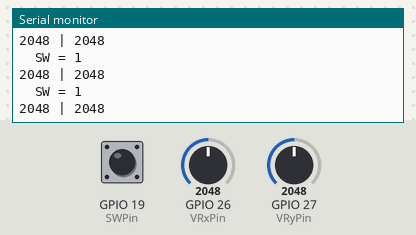
Simulated run of this sketch. Board: ESP32. On the bench: the last lines printed to the serial monitor. The test bench sets the inputs (shaded band); at power-on: GPIO 26 (VRxPin) = 2048, GPIO 27 (VRyPin) = 2048, GPIO 19 (SWPin) HIGH.

Above: at 1.2 s.
1.3 s: GPIO 26 (VRxPin) set to 2866
At 1.56 s:
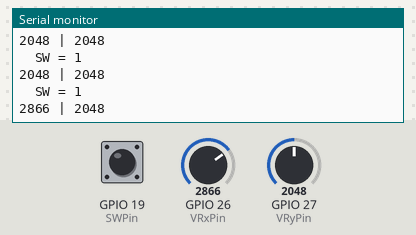
2.8 s: GPIO 27 (VRyPin) set to 2866
At 2.96 s:
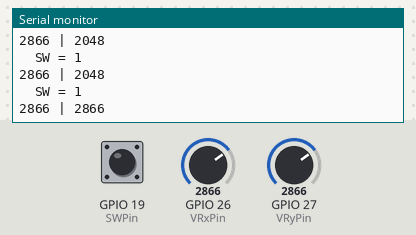
4.3 s: GPIO 19 (SWPin) pulled LOW for 0.25 s
6.0 s: GPIO 26 (VRxPin) set to 3603
At 6.17 s:
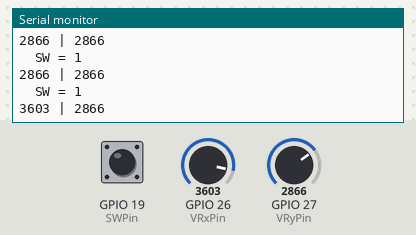
7.5 s: GPIO 27 (VRyPin) set to 3603
At 7.57 s:
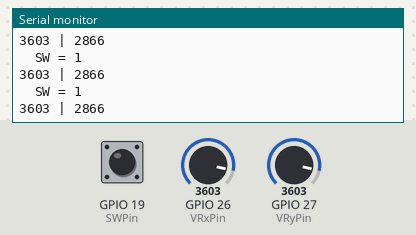
Timing chart, 0 to 10.0 s (numbered marks = the images above; inputs shaded):
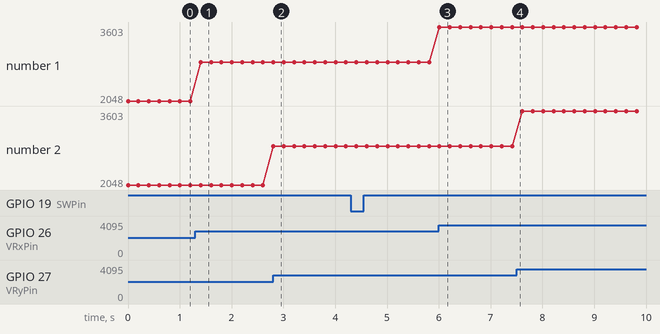

Measured:
- after the input at 1.3 s, the serial monitor: prints a new line after 0.10 s (image 1)
- after the input at 2.8 s, the serial monitor: prints a new line at once (image 2)
- after the input at 6.0 s, the serial monitor: prints a new line at once (image 3)
- plotted number 1: 2048 → 2866 after the input at 1.3 s, 2866 → 3603 after the input at 6.0 s

The sketch:

joystick.ino
```cpp
const int SWPin = 19;     // Joystick switch pin connected to pin 19

const int VRxPin = 26;    // Joystick VRx (horizontal) connected to pin 26
const int VRyPin = 27;    // Joystick VRy (vertical) connected to pin 27

int SW = 0;  // Variable to store the value read from the joystick switch

void setup() {
  Serial.begin(9600);  // Start serial communication at a baud rate of 9600

  // Set the joystick switch pin as input with an internal pull-up resistor enabled
  pinMode(SWPin, INPUT_PULLUP);

  // Set the joystick analog pins as inputs (no pull-up needed for analog)
  pinMode(VRxPin, INPUT_PULLUP);
  pinMode(VRyPin, INPUT_PULLUP);
}

void loop() {
  // Read the digital state of the joystick switch (pressed or not pressed)
  SW = digitalRead(SWPin);

  // Read the analog values of the joystick's VRx (horizontal) and VRy (vertical) axes
  int VRxValue = analogRead(VRxPin);  // Read horizontal position
  int VRyValue = analogRead(VRyPin);  // Read vertical position

  // Print the joystick switch state to the serial monitor
  Serial.print("\tSW = ");
  Serial.println(SW);

  // Print the analog values of the VRx and VRy axes to the serial monitor
  Serial.print(VRxValue);   // Horizontal axis value
  Serial.print(" | ");      // Separator for clarity
  Serial.println(VRyValue); // Vertical axis value

  delay(200);  // Delay for 200ms to avoid overwhelming the serial monitor with data
}
```
